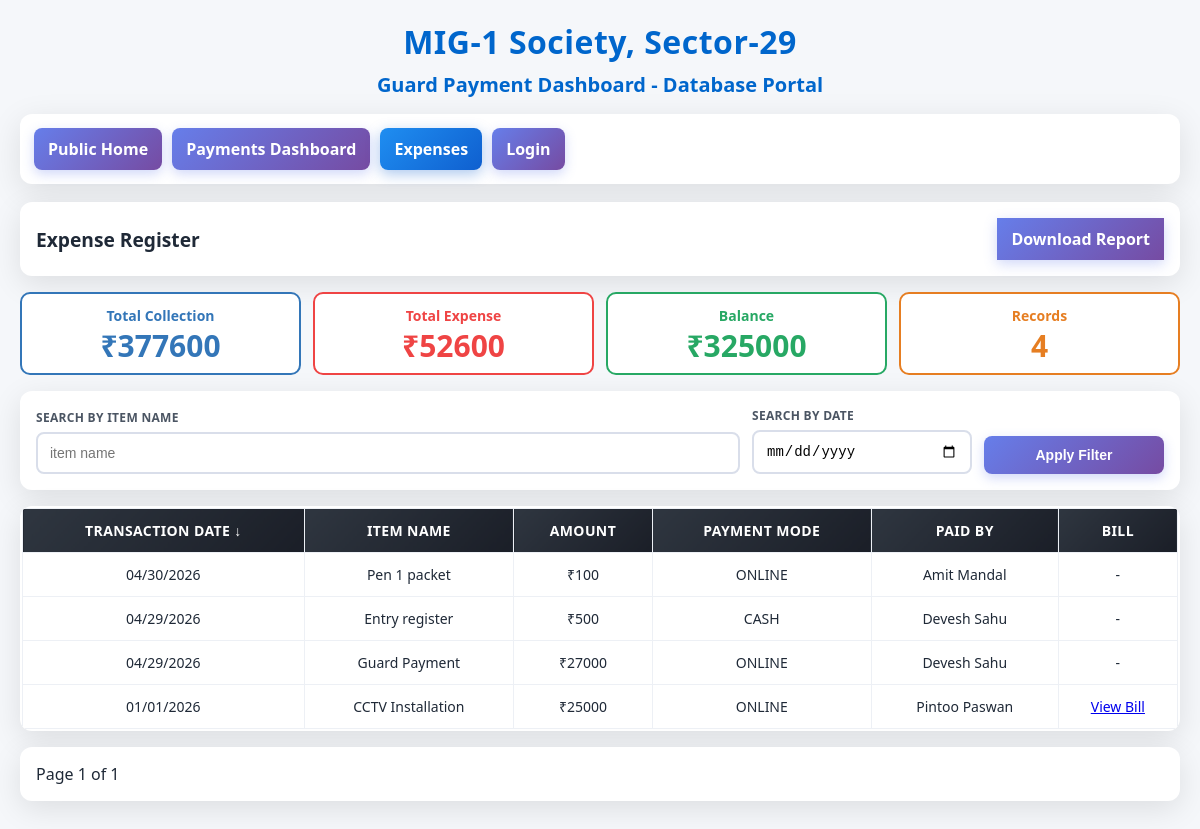
/expenses, run on the app's committed database.
### tables this page shows
CREATE TABLE expenses (
              id INTEGER PRIMARY KEY AUTOINCREMENT,
              transaction_date TEXT NOT NULL,
              item_name TEXT NOT NULL,
              amount REAL NOT NULL,
              payment_mode TEXT,
              paid_by TEXT,
              bill_image_path TEXT,
              created_at TEXT NOT NULL DEFAULT CURRENT_TIMESTAMP,
              updated_at TEXT NOT NULL DEFAULT CURRENT_TIMESTAMP
            , quantity TEXT);

### app.py (the view)
@app.route("/expenses")
def expenses():
    db = get_db()
    search_item = request.args.get("item", "").strip()
    search_date = request.args.get("transaction_date", "").strip()
    sort = (request.args.get("sort", "desc") or "desc").lower()
    page = max(int(request.args.get("page", "1") or "1"), 1)
    per_page = 10
    order = "DESC" if sort != "asc" else "ASC"
    where = " WHERE 1=1 "
    params = []
    if search_item:
        where += " AND item_name LIKE ? "
        params.append(f"%{search_item}%")
    if search_date:
        db_date = _normalize_date_for_storage(search_date)
        if db_date:
            where += " AND transaction_date = ? "
            params.append(db_date)
    total_rows = db.execute(f"SELECT COUNT(*) FROM expenses {where}", params).fetchone()[0]
    total_pages = max((total_rows + per_page - 1) // per_page, 1)
    if page > total_pages:
        page = total_pages
    offset = (page - 1) * per_page
    rows = db.execute(
        f"""
        SELECT id, transaction_date, item_name, amount, payment_mode, paid_by, bill_image_path, created_at
        FROM expenses
        {where}
        ORDER BY transaction_date {order}, id {order}
        LIMIT ? OFFSET ?
        """,
        [*params, per_page, offset],
    ).fetchall()
    total_collection = db.execute(
        "SELECT COALESCE(SUM(amount), 0) FROM payments WHERE UPPER(COALESCE(status, 'PENDING'))='DONE'"
    ).fetchone()[0]
    total_expense = db.execute("SELECT COALESCE(SUM(amount), 0) FROM expenses").fetchone()[0]
    balance = float(total_collection or 0) - float(total_expense or 0)
    return render_template(
        "expenses.html",
        active_page="expenses",
        rows=rows,
        total_collection=float(total_collection or 0),
        total_expense=float(total_expense or 0),
        balance=balance,
        search_item=search_item,
        search_date=search_date,
        sort=sort,
        page=page,
        total_pages=total_pages,
    )

### app.py (called while the page is built)
def _connect_db() -> DBConnection:
    if IS_POSTGRES:
        import psycopg
        raw = psycopg.connect(DATABASE_URL)
        return DBConnection(raw, "postgres")
    raw = sqlite3.connect(DB_PATH)
    raw.row_factory = sqlite3.Row
    return DBConnection(raw, "sqlite")

def get_db() -> DBConnection:
    if "db" not in g:
        g.db = _connect_db()
    return g.db

def is_logged_in() -> bool:
    return session.get("is_authenticated") is True

@app.context_processor
def inject_auth_state():
    return {"is_authenticated": is_logged_in()}

@app.after_request
def add_cors_headers(response):
    origin = request.headers.get("Origin", "")
    if origin:
        response.headers["Access-Control-Allow-Origin"] = origin
        response.headers["Vary"] = "Origin"
    else:
        response.headers["Access-Control-Allow-Origin"] = "*"
    response.headers["Access-Control-Allow-Headers"] = "Content-Type, Authorization"
    response.headers["Access-Control-Allow-Methods"] = "GET, POST, PUT, DELETE, OPTIONS"
    return response

@app.before_request
def handle_preflight():
    if request.method == "OPTIONS":
        return ("", 204)
    return None

    def __getitem__(self, key):
        if isinstance(key, int):
            return self._values[key]
        return super().__getitem__(key)

    def fetchall(self):
        return self._rows

    def fetchone(self):
        return self._rows[0] if self._rows else None

    def _prepare_query(self, query: str):
        if self.backend == "postgres":
            return query.replace("?", "%s")
        return query

    def execute(self, query: str, params=None):
        params = params or []
        q = self._prepare_query(query)
        cur = self._conn.cursor()
        cur.execute(q, params)
        if not getattr(cur, "description", None):
            return DBResult([])
        columns = [d[0] for d in cur.description]
        rows = []
        for raw in cur.fetchall():
            if isinstance(raw, sqlite3.Row):
                values = [raw[c] for c in columns]
                data = {c: raw[c] for c in columns}
            else:
                values = list(raw)
                data = {c: raw[idx] for idx, c in enumerate(columns)}
            rows.append(DBRow(data, values))
        return DBResult(rows)

    def close(self):
        self._conn.close()

### templates/expenses.html (shortened to what this page needs)
{% extends 'base.html' %}
{% block content %}
<div class="card">
  <div style="display:flex; justify-content:space-between; align-items:center; gap:10px; flex-wrap:wrap;">
    <h3 class="section-title" style="margin:0;">Expense Register</h3>
    <div style="display:flex; gap:8px; flex-wrap:wrap;">
      <a href="{{ url_for('expenses_export_excel', item=search_item, transaction_date=search_date, sort=sort) }}" class="btn" style="width:auto; text-decoration:none; padding:10px 14px;">Download Report</a>
    </div>
  </div>
</div>
<div class="summary" style="margin-bottom:16px;">
  <div class="metric blue"><div class="label">Total Collection</div><div class="value">₹{{ '%.0f'|format(total_collection) }}</div></div>
  <div class="metric red"><div class="label">Total Expense</div><div class="value">₹{{ '%.0f'|format(total_expense) }}</div></div>
  <div class="metric green"><div class="label">Balance</div><div class="value">₹{{ '%.0f'|format(balance) }}</div></div>
  <div class="metric yellow"><div class="label">Records</div><div class="value">{{ rows|length }}</div></div>
</div>
<div class="card">
  <form method="get" class="form-grid" style="grid-template-columns: 1fr 220px 180px;">
    <div>
      <label>Search By Item Name</label>
      <input type="text" name="item" value="{{ search_item or '' }}" placeholder="item name" />
    </div>
    <div>
      <label>Search By Date</label>
      <input type="date" name="transaction_date" value="{{ search_date or '' }}" />
    </div>
    <div><button type="submit">Apply Filter</button></div>
  </form>
</div>
<div class="card table-card">
  <table>
    <thead>
      <tr>
        <th>
          <a href="{{ url_for('expenses', page=1, item=search_item, transaction_date=search_date, sort='asc' if sort=='desc' else 'desc') }}" style="color:#fff; text-decoration:none;">
            Transaction Date {% if sort == 'desc' %}↓{% else %}↑{% endif %}
          </a>
        </th>
        <th>Item Name</th>
        <th>Amount</th>
        <th>Payment Mode</th>
        <th>Paid By</th>
        <th>Bill</th>
      </tr>
    </thead>
    <tbody>
      {% for r in rows %}
      <tr>
        <td>{{ r.transaction_date }}</td>
        <td>
          {% if is_authenticated %}
          <a href="{{ url_for('expenses_edit', expense_id=r.id) }}" style="font-weight:700; color: inherit;">{{ r.item_name }}</a>
          {% else %}
          {{ r.item_name }}
          {% endif %}
        </td>
        <td>₹{{ '%.0f'|format(r.amount or 0) }}</td>
        <td>{{ r.payment_mode or '-' }}</td>
        <td>{{ r.paid_by or '-' }}</td>
        <td>
          {% if r.bill_image_path %}
            <a href="{{ url_for('static', filename=r.bill_image_path) }}" target="_blank">View Bill</a>
          {% else %}
            -
          {% endif %}
        </td>
      </tr>
      {% endfor %}
    </tbody>
  </table>
</div>
<div class="card" style="display:flex; justify-content:space-between; align-items:center; gap:10px;">
  <div>Page {{ page }} of {{ total_pages }}</div>
</div>
{% endblock %}

### templates/base.html (style rules this page uses)
* { box-sizing: border-box; }
body { font-family: 'Segoe UI', Tahoma, Geneva, Verdana, sans-serif; margin: 0; background: #f5f7fa; color: #1f2937; min-height: 100vh; padding: 20px; }
.card { background: #fff; border-radius: 12px; padding: 16px; box-shadow: 0 8px 30px rgba(0, 0, 0, 0.1); margin-bottom: 16px; }
.table-card { padding: 2px; overflow: auto; max-height: 74vh; }
table { width: 100%; border-collapse: collapse; background: #fff; }
th, td { border: 1px solid #edf0f5; padding: 12px 10px; text-align: center; font-size: 14px; }
th { background: linear-gradient(135deg, #2f3640 0%, #1a1e27 100%); color: #fff; position: sticky; top: 0; z-index: 10; text-transform: uppercase; letter-spacing: 0.4px; }
.form-grid { display: grid; grid-template-columns: repeat(5, minmax(140px, 1fr)); gap: 12px; align-items: end; }
label { display: block; margin-bottom: 6px; font-size: 12px; font-weight: 700; color: #4b5563; letter-spacing: 0.3px; text-transform: uppercase; }
input, select, textarea, button { width: 100%; padding: 11px 12px; border-radius: 8px; font-size: 14px; border: 2px solid #d9deea; outline: none; }
button, .btn { cursor: pointer; border: none; color: #fff; font-weight: 700; background: linear-gradient(135deg, #667eea 0%, #764ba2 100%); box-shadow: 0 4px 12px rgba(102, 126, 234, 0.3); }
.summary { display: grid; grid-template-columns: repeat(4, minmax(150px, 1fr)); gap: 12px; }
.metric { border-radius: 10px; border: 2px solid; padding: 12px; text-align: center; background: #fff; }
.metric .label { font-size: 14px; margin-bottom: 6px; font-weight: 600; }
.metric .value { font-size: 30px; font-weight: 800; line-height: 1; }
.metric.blue { color: #3376b8; border-color: #3376b8; }
.metric.green { color: #27a864; border-color: #27a864; }
.metric.red { color: #ef4444; border-color: #ef4444; }
.metric.yellow { color: #e67e22; border-color: #e67e22; }
.section-title { margin: 0 0 12px; color: #1f2937; font-size: 1.2rem; font-weight: 800; }

### data on the page
expenses: transaction_date "04/30/2026", item_name "Pen 1 packet", amount "100", payment_mode "ONLINE", paid_by "Amit Mandal"
expenses: transaction_date "04/29/2026", item_name "Entry register", amount "500", payment_mode "CASH", paid_by "Devesh Sahu"
expenses: transaction_date "04/29/2026", item_name "Guard Payment", amount "27000", payment_mode "ONLINE", paid_by "Devesh Sahu"
expenses: transaction_date "01/01/2026", item_name "CCTV Installation", amount "25000", payment_mode "ONLINE", paid_by "Pintoo Paswan"

### other printed values
{{ '%.0f'|format(total_collection) }} "377600"
{{ '%.0f'|format(total_expense) }} "52600"
{{ '%.0f'|format(balance) }} "325000"
{{ rows|length }} "4"
{{ page }} "1"
{{ total_pages }} "1"
